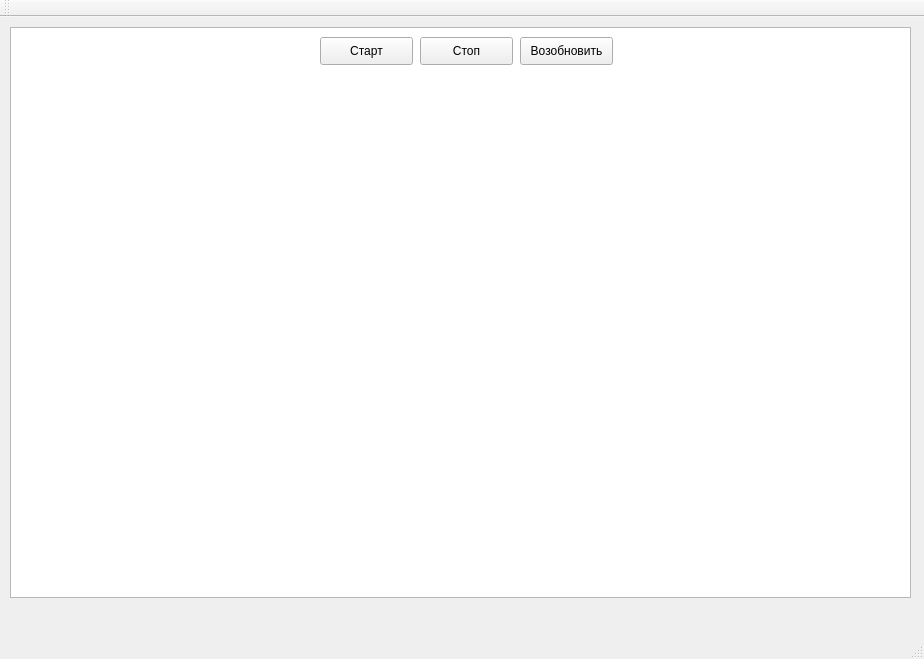
<?xml version="1.0" encoding="UTF-8"?>
<ui version="4.0">
 <class>MainWindow</class>
 <widget class="QMainWindow" name="MainWindow">
  <property name="geometry">
   <rect>
    <x>0</x>
    <y>0</y>
    <width>924</width>
    <height>659</height>
   </rect>
  </property>
  <property name="windowTitle">
   <string>MainWindow</string>
  </property>
  <widget class="QWidget" name="centralWidget">
   <widget class="QGraphicsView" name="gv">
    <property name="geometry">
     <rect>
      <x>10</x>
      <y>10</y>
      <width>901</width>
      <height>571</height>
     </rect>
    </property>
   </widget>
   <widget class="QPushButton" name="pushButton">
    <property name="geometry">
     <rect>
      <x>320</x>
      <y>20</y>
      <width>93</width>
      <height>28</height>
     </rect>
    </property>
    <property name="text">
     <string>Старт</string>
    </property>
   </widget>
   <widget class="QPushButton" name="pushButton_2">
    <property name="geometry">
     <rect>
      <x>420</x>
      <y>20</y>
      <width>93</width>
      <height>28</height>
     </rect>
    </property>
    <property name="text">
     <string>Стоп</string>
    </property>
   </widget>
   <widget class="QPushButton" name="pushButton_3">
    <property name="geometry">
     <rect>
      <x>520</x>
      <y>20</y>
      <width>93</width>
      <height>28</height>
     </rect>
    </property>
    <property name="text">
     <string>Возобновить</string>
    </property>
   </widget>
  </widget>
  <widget class="QMenuBar" name="menuBar">
   <property name="geometry">
    <rect>
     <x>0</x>
     <y>0</y>
     <width>924</width>
     <height>26</height>
    </rect>
   </property>
  </widget>
  <widget class="QToolBar" name="mainToolBar">
   <attribute name="toolBarArea">
    <enum>TopToolBarArea</enum>
   </attribute>
   <attribute name="toolBarBreak">
    <bool>false</bool>
   </attribute>
  </widget>
  <widget class="QStatusBar" name="statusBar"/>
 </widget>
 <layoutdefault spacing="6" margin="11"/>
 <resources/>
 <connections/>
</ui>
